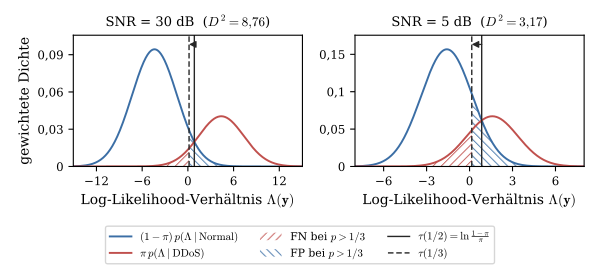

The script that saved this image:
"""Signalraumdarstellung der binären Entscheidung auf der Prüfgröße LLR (Log-Likelihood-Verhältnis) bei 30 und 5 dB.

Gezeigt sind die mit den Priors gewichteten Klassendichten
    (1-pi) * N(-D^2/2, D^2)   (Normal)      und      pi * N(+D^2/2, D^2)   (DDoS)
sowie die Schwellen tau(1/2) = ln((1-pi)/pi) (minimaler Fehler, symmetrische Kosten) und tau(1/3) (Soll-Schwelle der
Reward-Matrix). Die schraffierten Flächen sind die Fehleranteile bei p > 1/3: FN = pi*Phi((tau-D^2/2)/D),
FP = (1-pi)*Q((tau+D^2/2)/D). Ihre Summe bei tau(1/2) ist der Bayes-Fehler P_e^pi aus Tab. 5.1.

Ausgabe: llr_signalraum_plot.pdf
"""

from pathlib import Path

import matplotlib

matplotlib.use("Agg")
import matplotlib.pyplot as plt
from matplotlib.ticker import FuncFormatter, MaxNLocator
import numpy as np
from scipy.stats import norm

from bayes_referenz import PI, mahalanobis_sq, tau

HERE = Path(__file__).parent
C_NORMAL, C_ATTACK = "#3b6ea5", "#c0504d"   # wie Abb. 4.1/4.2
KOMMA = FuncFormatter(lambda v, _: (f"{v:.2f}".rstrip("0").rstrip(".") if abs(v) < 1 else f"{v:.0f}")
                      .replace(".", ",").replace("-", "−"))

plt.rcParams.update({
    "font.family": "serif", "font.size": 10, "axes.labelsize": 10, "legend.fontsize": 8.5,
    "xtick.labelsize": 8.5, "ytick.labelsize": 8.5, "pdf.fonttype": 42, "ps.fonttype": 42,
    "hatch.linewidth": 0.6, "mathtext.fontset": "cm",
})


def fehler(snr: float, t: float):
    d2 = mahalanobis_sq(snr)
    d = np.sqrt(d2)
    th = float(tau(t))
    fn = PI * norm.cdf((th - d2 / 2) / d)
    fp = (1 - PI) * norm.sf((th + d2 / 2) / d)
    return fn, fp


t_half, t_third = 0.5, 1 / 3
tau_h, tau_t = float(tau(t_half)), float(tau(t_third))
print(f"tau(1/2) = {tau_h:.3f} (= ln((1-pi)/pi)),  tau(1/3) = {tau_t:.3f}")
for snr in (30, 5):
    for t in (t_half, t_third):
        fn, fp = fehler(snr, t)
        print(f"SNR {snr:>2} dB  t={t:.3f}  FN={100*fn:.2f} %  FP={100*fp:.2f} %  Summe={100*(fn+fp):.2f} %")

fig, axes = plt.subplots(1, 2, figsize=(6.0, 2.7), sharey=False)
for ax, snr in zip(axes, (30, 5)):
    d2 = mahalanobis_sq(snr)
    d = np.sqrt(d2)
    x = np.linspace(-d2 / 2 - 3.6 * d, d2 / 2 + 3.6 * d, 1200)
    f_n = (1 - PI) * norm.pdf(x, -d2 / 2, d)
    f_a = PI * norm.pdf(x, d2 / 2, d)
    ax.plot(x, f_n, color=C_NORMAL, lw=1.4, label=r"$(1-\pi)\,p(\Lambda\mid\mathrm{Normal})$")
    ax.plot(x, f_a, color=C_ATTACK, lw=1.4, label=r"$\pi\,p(\Lambda\mid\mathrm{DDoS})$")
    # Fehlerflächen bei der Soll-Schwelle p > 1/3
    m_fn, m_fp = x < tau_t, x > tau_t
    ax.fill_between(x[m_fn], 0, f_a[m_fn], facecolor="none", edgecolor=C_ATTACK, hatch="////", lw=0,
                    label=r"FN bei $p>1/3$")
    ax.fill_between(x[m_fp], 0, f_n[m_fp], facecolor="none", edgecolor=C_NORMAL, hatch="\\\\\\\\", lw=0,
                    label=r"FP bei $p>1/3$")
    ymax = 1.12 * max(f_n.max(), f_a.max())
    ax.axvline(tau_h, color="0.15", lw=1.0, ls="-", label=r"$\tau(1/2)=\ln\frac{1-\pi}{\pi}$")
    ax.axvline(tau_t, color="0.15", lw=1.0, ls=(0, (4, 2)), label=r"$\tau(1/3)$")
    ax.annotate("", xy=(tau_t, 0.93 * ymax), xytext=(tau_h, 0.93 * ymax),
                arrowprops=dict(arrowstyle="-|>", color="0.15", lw=0.9, shrinkA=0, shrinkB=0))
    ax.set_xlim(x[0], x[-1])
    ax.set_ylim(0, ymax)
    ax.set_title(f"SNR = {snr} dB" + "  ($D^2=" + f"{d2:.2f}".replace(".", "{,}") + "$)", fontsize=9.5)
    ax.set_xlabel(r"Log-Likelihood-Verhältnis $\Lambda(\mathbf{y})$")
    ax.xaxis.set_major_locator(MaxNLocator(6, integer=True))
    ax.yaxis.set_major_locator(MaxNLocator(4))
    ax.xaxis.set_major_formatter(KOMMA)
    ax.yaxis.set_major_formatter(KOMMA)
axes[0].set_ylabel("gewichtete Dichte")

handles, labels = axes[0].get_legend_handles_labels()
fig.legend(handles, labels, loc="lower center", ncol=3, frameon=True, bbox_to_anchor=(0.5, 0.0), fontsize=7.8)
fig.tight_layout(rect=(0, 0.17, 1, 1))
fig.savefig(HERE / "llr_signalraum_plot.pdf", format="pdf")
plt.close(fig)
print("Gespeichert: llr_signalraum_plot.pdf")
